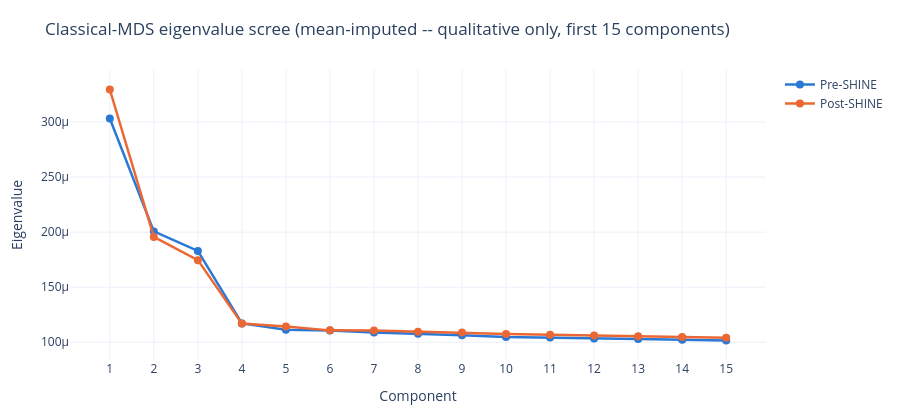

The notebook cell this image was saved under:
### Markdown cell above
### 1.1 Eigenvalue scree (classical MDS, raw RDM)

**Caveat -- read before interpreting this plot.** Classical (Torgerson) MDS eigenvalues require a
*complete* distance matrix, so the ~36% of missing pairs are mean-imputed first. This repo's own
`SpAM_Simulations/empirical/gt_construction.py` measured that this is invalid at this exact
coverage level: mean-imputed pairs are mutually equidistant, which manufactures rank rather than
revealing it (a synthetic **rank-8** ground truth put through the identical mask+fill reported an
**effective rank of ~193**, statistically indistinguishable from noise). Our own numbers below land
in the same regime. This plot is kept as a literal, qualitative view per the original ask -- it is
**not** a validated dimensionality estimate. Section 1.3's SMACOF stress scree (no imputation) is
the project's validated alternative.

### Code cell
MAX_DIMS = 15
MDS_DIMS = list(range(2, MAX_DIMS + 1))

eigenvalues = {c: classical_mds_eigenspectrum(rdm[c]) for c in COHORTS}
for c in COHORTS:
    print(f"  {COHORT_LABEL[c]}: effective rank (mean-imputed classical MDS) = {effective_rank(eigenvalues[c])} of 725 -- see caveat above")

fig_eigenvalue_scree(eigenvalues, MAX_DIMS).show()

### Figure 1 — Plotly figure (JSON) as saved in the notebook; plotly's stock layout.template omitted (floating-point values rounded to 4 significant figures)
{"data": [{"line": {"color": "#2a78d6", "width": 2.5}, "marker": {"color": "#2a78d6", "size": 8}, "mode": "lines+markers", "name": "Pre-SHINE", "x": [1, 2, 3, 4, 5, 6, 7, 8, 9, 10, 11, 12, 13, 14, 15], "y": [0.0003032, 0.0002007, 0.0001829, 0.0001171, 0.0001114, 0.0001106, 0.0001088, 0.0001078, 0.0001065, 0.0001049, 0.0001044, 0.0001034, 0.0001029, 0.0001022, 0.0001016], "type": "scatter"}, {"line": {"color": "#eb6834", "width": 2.5}, "marker": {"color": "#eb6834", "size": 8}, "mode": "lines+markers", "name": "Post-SHINE", "x": [1, 2, 3, 4, 5, 6, 7, 8, 9, 10, 11, 12, 13, 14, 15], "y": [0.0003295, 0.0001957, 0.0001746, 0.0001169, 0.0001144, 0.0001108, 0.0001108, 0.0001096, 0.0001088, 0.0001074, 0.0001069, 0.0001061, 0.0001054, 0.0001047, 0.0001041], "type": "scatter"}], "layout": {"xaxis": {"title": {"text": "Component"}, "tickvals": [1, 2, 3, 4, 5, 6, 7, 8, 9, 10, 11, 12, 13, 14, 15]}, "yaxis": {"title": {"text": "Eigenvalue"}}, "margin": {"l": 70, "r": 40, "t": 70, "b": 60}, "title": {"text": "Classical-MDS eigenvalue scree (mean-imputed -- qualitative only, first 15 components)"}, "height": 420}}
